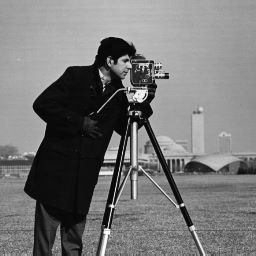
#> input picture code/misc/4_low_level_stabilization/cameraman.jpg, 256 x 256 px
$ python sample.py   (Python 2 division)
#> lines starting #> are read from the running program, lines starting #| are printed output that depends on the picture
import cv2
import numpy
import time

min_intensity = 0
max_intensity = 255

def store_translated_image(filename):
#> called with filename = 'cameraman.jpg'
	org_img = cv2.imread(filename, 0)
#> org_img is the input picture: shape (256, 256); min 0, max 255, mean 118.7

	rows, cols = org_img.shape
#> rows = 256; cols = 256
	affine_matrix = numpy.float32([[1,0,100],[0,1,50]])
	translated_img = cv2.warpAffine(org_img,affine_matrix,(cols,rows))
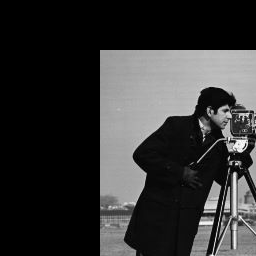
#> translated_img: shape (256, 256); min 0, max 255, mean 51.4
	cv2.imwrite("translated.jpg", translated_img)

def reverse_translate():
	org_img = cv2.imread("translated.jpg", 0)
#> org_img: shape (256, 256); min 0, max 255, mean 51.4
	rows, cols = org_img.shape
#> rows = 256; cols = 256
	affine_matrix = numpy.float32([[1, 0, -100], [0, 1, -50]])
	rev_translated_image = cv2.warpAffine(org_img,affine_matrix,(cols,rows))
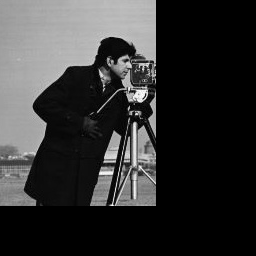
#> rev_translated_image: shape (256, 256); min 0, max 255, mean 51.4
	cv2.imwrite("rev_translated.jpg", rev_translated_image)

# [12 lines left out: function remove_missed_points, not called in this run]


'''
                        *       *       *
                        *       #       *
                        *       *       *
'''
# [71 lines left out: functions visualize_points, detect_edges, get_edge_points, not called in this run]

def main():
	store_translated_image("cameraman.jpg")
	reverse_translate()
	exit(0)
#> (the program exits here)
